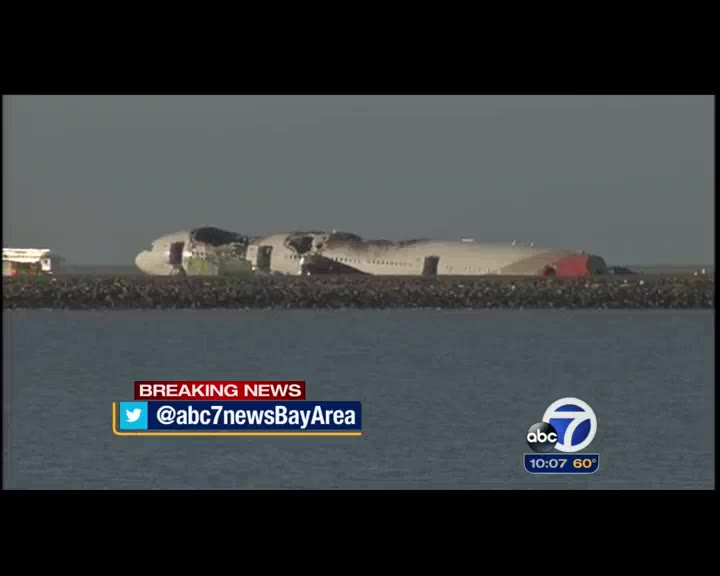
#> input picture test_img/784_00493.jpg, 720 x 576 px; its folder holds 2 pictures in this run
$ python extract_raw_features.py test_img test_img/784_00693.jpg test_img/784_00693.jpg   (Python 2 division)
#> lines starting #> are read from the running program, lines starting #| are printed output that depends on the picture; after the words box and inside, x2 and y2 are one past the last pixel; in counts of white or black regions, pixels touching at a corner belong together
### process_image.py
from scipy import ndimage
from skimage import feature
from skimage.color import rgb2gray
from skimage.io import imread, imsave

import numpy as np
from skimage.transform import resize

from sliding_window import sliding_window


class Image(object):
    def __init__(self, imagePath, windowSize=(64, 64), shiftSize=(32, 32), tagPosition=None):
        self.imagePath = imagePath
        self.windowSize = windowSize
        self.shiftSize = shiftSize

        # version for tagPosition creation with height and width instead of low-right corner coordinates
        # t = tagPosition
        # self.tagPosition = (t[0], t[1], t[0]+t[2], t[1]+t[2])

        self.tagPosition = tagPosition

        self.finalWindowResolution = (32, 32)

    def prepare(self):
        self.sourceImage = rgb2gray(imread(self.imagePath))
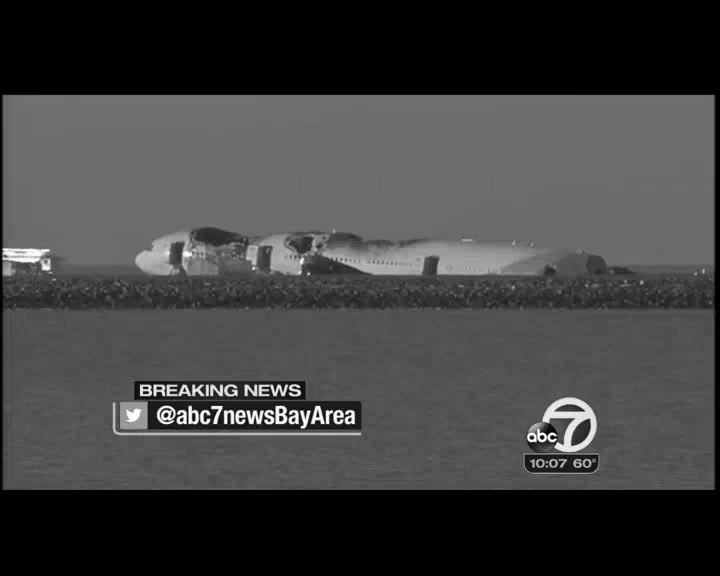
#> self.sourceImage: shape (576, 720) float64; min 0, max 1, mean 0.252
        # remove black borders from image
        iim = self.sourceImage > 0
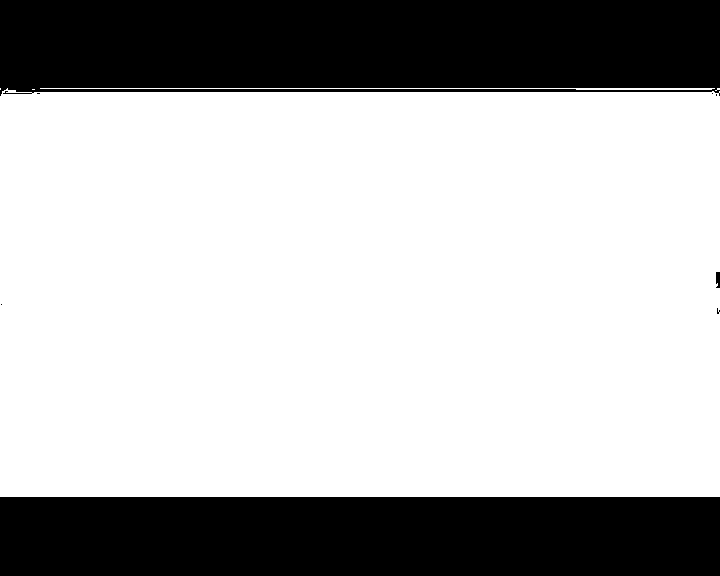
#> iim: shape (576, 720) bool; 70.5% white; 8 black regions (5 under 20 px), largest, box (x1, y1, x2, y2) and area: (0, 0, 720, 96) 65432, (0, 497, 720, 576) 56880, (716, 272, 720, 288) 58
        self.bounds = ndimage.find_objects(iim)[0]
        self.image = self.sourceImage[self.bounds[0], self.bounds[1]]
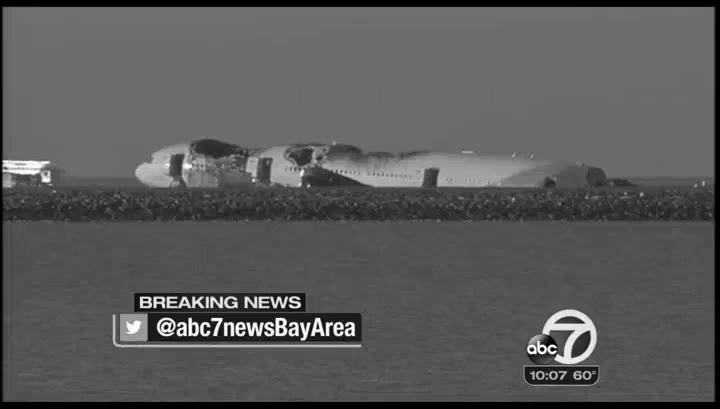
#> self.image: shape (409, 720) float64; min 0, max 1, mean 0.356
        # get new tag position after cutting the image
        if self.tagPosition:
            t, b = self.tagPosition, self.bounds
            self.tagPosition = (t[0] - b[0].start, t[1] - b[1].start, t[2] - b[0].start, t[3] - b[1].start)

        # extend image to be divisible by window shift
        imsh = self.image.shape
#> imsh = (409, 720)
        self.missingRows = 0
        if imsh[0] % self.shiftSize[0] != 0:
            missingRows = self.shiftSize[0] - (imsh[0] % self.shiftSize[0])
#> missingRows = 7
            self.image = np.vstack([np.reshape(np.zeros(missingRows * imsh[1]), (missingRows, imsh[1])), self.image])
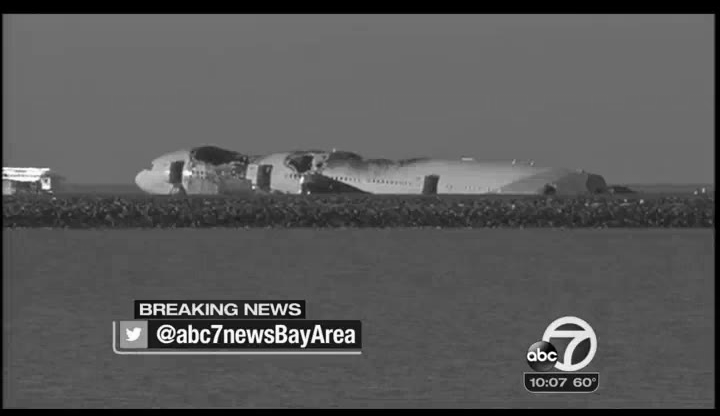
#> self.image: shape (416, 720) float64; min 0, max 1, mean 0.35
            self.missingRows = missingRows
#> self.missingRows = 7
            if self.tagPosition:
                t = self.tagPosition
                self.tagPosition = (t[0] + missingRows, t[1], t[2] + missingRows, t[3])

        imsh = self.image.shape
#> imsh = (416, 720)
        self.missingColumns = 0
        if imsh[1] % self.shiftSize[1] != 0:
            missingColumns = self.shiftSize[1] - (imsh[1] % self.shiftSize[1])
#> missingColumns = 16
            self.image = np.hstack([np.reshape(np.zeros(missingColumns * imsh[0]), (imsh[0], missingColumns)), self.image])
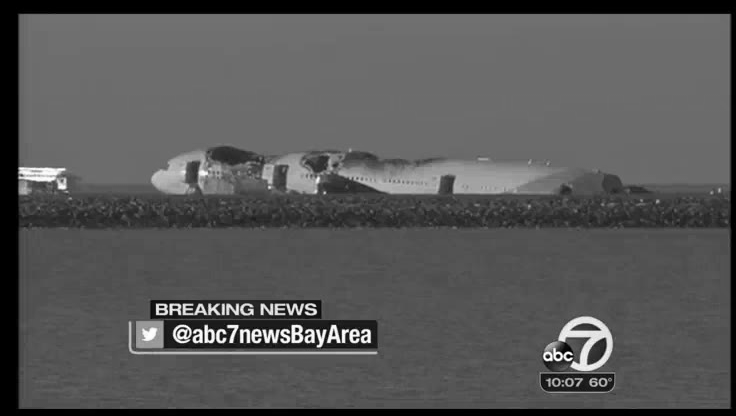
#> self.image: shape (416, 736) float64; min 0, max 1, mean 0.342
            self.missingColumns = missingColumns
#> self.missingColumns = 16
            if self.tagPosition:
                t = self.tagPosition
                self.tagPosition = (t[0], t[1] + missingColumns, t[2], t[3] + missingColumns)

    def extractFeatures(self, positiveImageTemplate=None):
#> called with positiveImageTemplate = 'test_img_interesting/784_00493_%d.jpg'
        windowSize, shiftSize, tagPosition = self.windowSize, self.shiftSize, self.tagPosition
        # if positiveImageTemplate is not None:
        #     imsave(positiveImageTemplate % (-1,), self.image)

        # count rows/columns amount
        s = ((np.array(self.image.shape) - np.array(windowSize)) // np.array(shiftSize)) + 1
#> s = [12, 22]
        self.windowsAmountInfo = s
#> self.windowsAmountInfo = [12, 22]
        windows = sliding_window(self.image, windowSize, shiftSize)
        self.positiveExamples = []
        self.negativeExamples = []
        j = 0
        for i, w in enumerate(windows):
            x, y = (i / s[1])*shiftSize[0], (i % s[1])*shiftSize[1]

            wSized = resize(w, self.finalWindowResolution)
            features = feature.hog(wSized)

            if self.tagPosition \
                    and (x+windowSize[0] - tagPosition[0]) >= (windowSize[0] / 3) \
                    and (y+windowSize[1] - tagPosition[1]) >= (windowSize[1] / 3) \
                    and (tagPosition[2] - x) >= (windowSize[0] / 3) \
                    and (tagPosition[3] - y) >= (windowSize[1] / 3):

                if positiveImageTemplate is not None:
                    imsave(positiveImageTemplate % (j,), w)
                    j += 1
                self.positiveExamples.append(features)
            else:
                self.negativeExamples.append(features)

    def process(self, positiveImageTemplate=None):
        self.prepare()
        self.extractFeatures(positiveImageTemplate)
        return self.positiveExamples, self.negativeExamples


def process_single_image(filename, tagPosition, positiveImageTemplate=None):
    image = Image(filename, tagPosition=tagPosition)
    return image.process(positiveImageTemplate=positiveImageTemplate)


# [4 lines that do not run on import are left out]

    # imsave('5_07000_ngr.jpg', i.image)

### sliding_window.py
# Got this sources from the http://www.johnvinyard.com/blog/?p=268

import numpy as np
from numpy.lib.stride_tricks import as_strided as ast


def norm_shape(shape):
    '''
    Normalize numpy array shapes so they're always expressed as a tuple,
    even for one-dimensional shapes.

    Parameters
        shape - an int, or a tuple of ints

    Returns
        a shape tuple
    '''
    try:
        i = int(shape)
        return (i,)
    except TypeError:
        # shape was not a number
        pass

    try:
        t = tuple(shape)
        return t
    except TypeError:
        # shape was not iterable
        pass

    raise TypeError('shape must be an int, or a tuple of ints')


def sliding_window(image, windowSize, shiftSize=None, flatten=True):
    '''
    Return a sliding window over a in any number of dimensions

    Parameters:
        image  - an n-dimensional numpy array
        ws - an int (a is 1D) or tuple (a is 2D or greater) representing the size
             of each dimension of the window
        ss - an int (a is 1D) or tuple (a is 2D or greater) representing the
             amount to slide the window in each dimension. If not specified, it
             defaults to ws.
        flatten - if True, all slices are flattened, otherwise, there is an
                  extra dimension for each dimension of the input.

    Returns
        an array containing each n-dimensional window from a
    '''
#> called with windowSize = (64, 64), shiftSize = (32, 32), flatten = True

    if None is shiftSize:
        # ss was not provided. the windows will not overlap in any direction.
        shiftSize = windowSize
    windowSize = norm_shape(windowSize)
    shiftSize = norm_shape(shiftSize)

    # convert ws, ss, and a.shape to numpy arrays so that we can do math in every
    # dimension at once.
    windowSize = np.array(windowSize)
    shiftSize = np.array(shiftSize)
    shape = np.array(image.shape)
#> shape = [416, 736]


    # ensure that ws, ss, and a.shape all have the same number of dimensions
    ls = [len(shape),len(windowSize),len(shiftSize)]
#> ls = [2, 2, 2]
    if 1 != len(set(ls)):
        raise ValueError(\
        'a.shape, ws and ss must all have the same length. They were %s' % str(ls))

    # ensure that ws is smaller than a in every dimension
    if np.any(windowSize > shape):
        raise ValueError(\
        'ws cannot be larger than a in any dimension.\
 a.shape was %s and ws was %s' % (str(image.shape),str(windowSize)))

    # how many slices will there be in each dimension?
    newshape = norm_shape(((shape - windowSize) // shiftSize) + 1)
    # the shape of the strided array will be the number of slices in each dimension
    # plus the shape of the window (tuple addition)
    newshape += norm_shape(windowSize)
    # the strides tuple will be the array's strides multiplied by step size, plus
    # the array's strides (tuple addition)
    newstrides = norm_shape(np.array(image.strides) * shiftSize) + image.strides
#> newstrides = (188416, 256, 5888, 8)
    strided = ast(image,shape = newshape,strides = newstrides)
    if not flatten:
        return strided

    # Collapse strided so that it has one more dimension than the window.  I.e.,
    # the new array is a flat list of slices.
    meat = len(windowSize) if windowSize.shape else 0
    firstdim = (np.product(newshape[:-meat]),) if windowSize.shape else ()
    dim = firstdim + (newshape[-meat:])
    # remove any dimensions with size 1
    dim = filter(lambda i : i != 1,dim)
    return strided.reshape(dim)

### utils.py
import csv
import logging
import ast

import numpy as np
from parameters_optimization.classifier_evaluation import ClassifierEvaluation


def init_console_logging(level=logging.DEBUG):
    logging.basicConfig(level=level)


# [31 lines left out: functions loadDataset, saveClassifiersEvaluations, loadClassifiersEvaluations, not called in this run]

### extract_raw_features.py
import csv
import os
import logging

from process_image import Image


class RawFeaturesExtractor(object):
    def __init__(self, imageFolder, interestingWindowsFolder=None):
        self.positiveExamples = []
        self.negativeExamples = []
        self.imageFolder = imageFolder
        self.interestingWindowsFolder = interestingWindowsFolder
        if interestingWindowsFolder and not os.path.exists(interestingWindowsFolder):
            os.makedirs(interestingWindowsFolder)
        self.tagPosition = None
        tagInformationParts = imageFolder.rsplit('_', 1)
        if len(tagInformationParts) > 1:
            tagInformationString = tagInformationParts[1]
            tagCoords = tagInformationString.split('x')
            if len(tagCoords) == 4:
                self.tagPosition = map(int, tagCoords)

    def directoryProcess(self):
        logger = logging.getLogger("RawFeatureExtractor")
        acceptableExtensions = ('jpg', 'jpeg', 'png')
        for filename in os.listdir(self.imageFolder):
            if filename.endswith(acceptableExtensions):
                logger.debug('Processing %s' % (filename,))
                if self.interestingWindowsFolder:
                    name, extension = os.path.splitext(filename)
                    positiveImageTemplate = os.path.join(self.interestingWindowsFolder, name + '_%d' + extension)
                else:
                    positiveImageTemplate = None
                image = Image(os.path.join(self.imageFolder, filename), tagPosition=self.tagPosition)
                positive, negative = image.process(positiveImageTemplate=positiveImageTemplate)
#> the loop in extractFeatures, `for i, w in enumerate(windows):` made 264 passes
#> (x, y) on passes 1 to 3: (0, 0), (0, 32), (0, 64)
#> pass 1, in extractFeatures, `wSized = resize(w, self.finalWindowResolution)`:
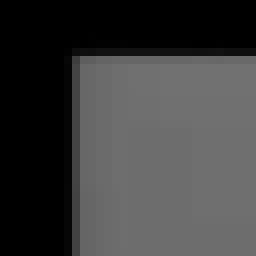
#> wSized: shape (32, 32) float64 (shown 8 times larger); min 0, max 0.446, mean 0.24
#> after the loop in extractFeatures, `for i, w in enumerate(windows):`:
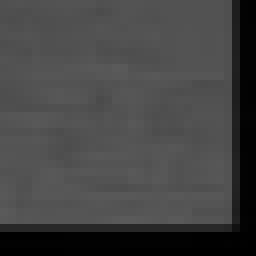
#> wSized: shape (32, 32) float64 (shown 8 times larger); min 0.00209, max 0.356, mean 0.268
#> after the loop in extractFeatures, `for i, w in enumerate(windows):`: j = 0; self.negativeExamples = 264 items; self.positiveExamples = []
#> positive = []; negative = 264 items
                if self.tagPosition and len(positive) == 0:
                    logger.warning('No positive windows were created in image: %s' % (filename,))
                self.positiveExamples.extend(positive)
                self.negativeExamples.extend(negative)
#> pass 2 of the loop in directoryProcess, `for filename in os.listdir(self.imageFolder):`:
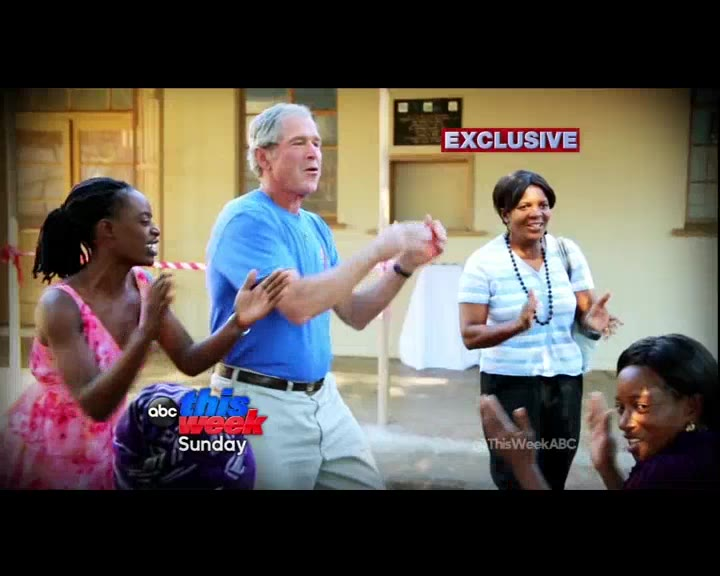
#> input picture test_img/784_00693.jpg, 720 x 576 px
#> in prepare (call 2), `iim = self.sourceImage > 0`:
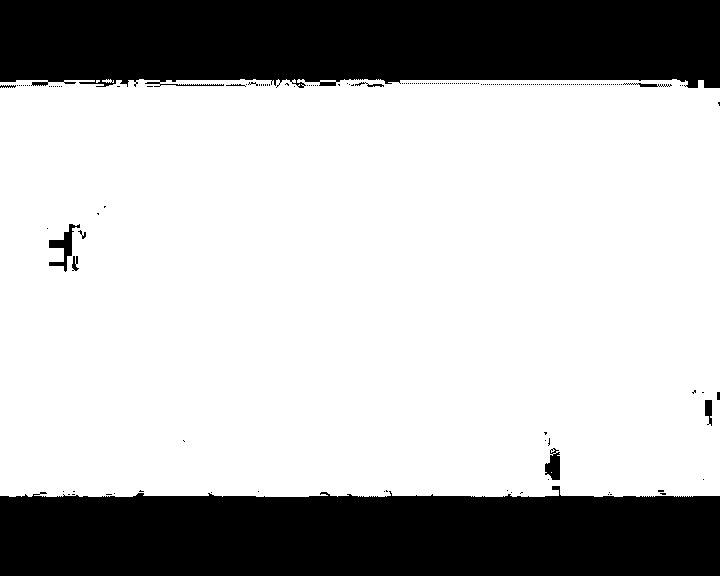
#> iim: shape (576, 720) bool; 71.7% white; 191 black regions (179 under 20 px), largest, box (x1, y1, x2, y2) and area: (0, 0, 720, 88) 58433, (0, 486, 720, 576) 57503, (49, 224, 80, 272) 466
#> the loop in extractFeatures (call 2), `for i, w in enumerate(windows):` made 286 passes
#> after the loop in extractFeatures (call 2), `for i, w in enumerate(windows):`:
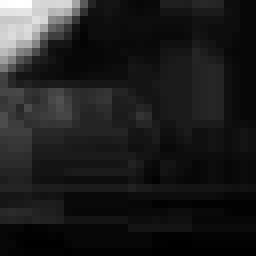
#> wSized: shape (32, 32) float64 (shown 8 times larger); min 0.000313, max 0.136, mean 0.0166; drawn with min black and max white
#> after the loop in extractFeatures (call 2), `for i, w in enumerate(windows):`: j = 0; self.negativeExamples = 286 items

    def saveCSV(self, positiveFilename, negativeFilename):
        with open(positiveFilename, 'wb') as f:
            writer = csv.writer(f)
            writer.writerows(self.positiveExamples)

        with open(negativeFilename, 'wb') as f:
            writer = csv.writer(f)
#> (the run stopped early here; a loop or call above may not have finished)
